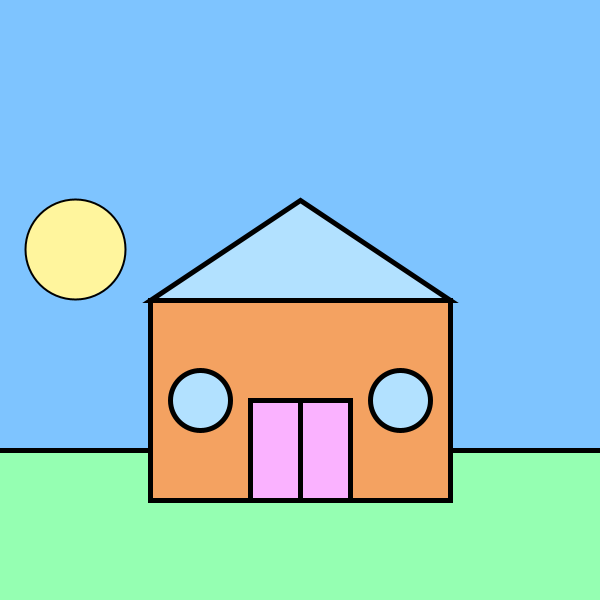
Frame 1 (no input)
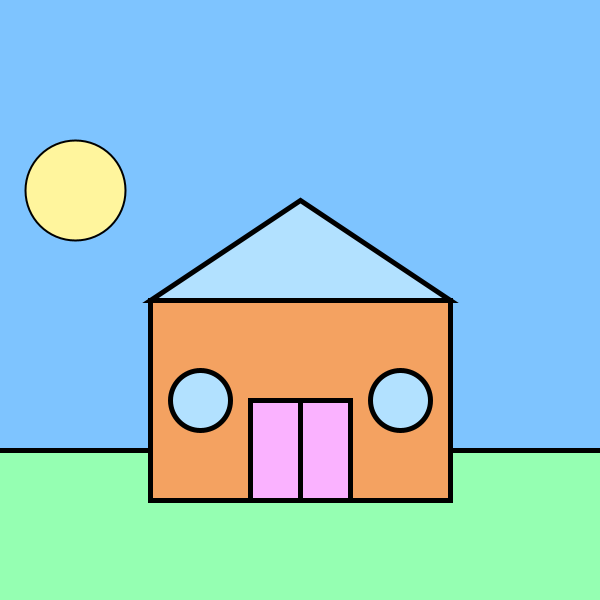
Frame 60 (the mouse pressed at the canvas centre just before this capture)
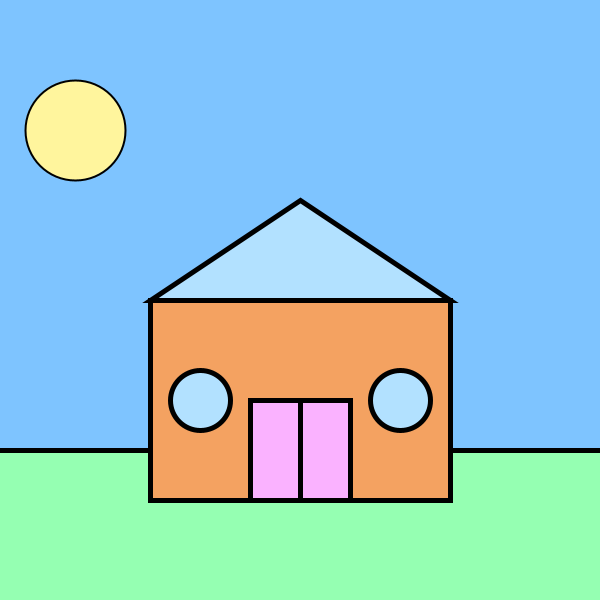
Frame 120 (the mouse held since frame 60 and released just before this capture)

The Processing sketch that drew these frames (run headless with seeded random() and noise(); from frame 60 on, the mouse is pressed at the canvas centre):

// Processing sketch: reviewhouse
// ── reviewhouse.pde
//variables
float sunY;
boolean day;


//pallette
color orange = #f4a261;

void setup() {
  size(600, 600);
  background(126, 196, 255);
  
  //sun
  sunY = 250;
  day = true;
  
  
}

void draw() {
  strokeWeight(2);
  
  //sun
  sunY = sunY - 1;
  
  if(sunY < -50) {
    sunY = 600;
    day = !day;
  }
  
  
  if(day == true) {
    background(126, 196, 255);
    fill(255, 245, 157);
    circle(75, sunY, 100);
  } else {
    background(0);
    fill(255);
    circle(75, sunY, 100);
    fill(0);
    ellipse(50, sunY, 50, 100);
  }
  
  //ground
  strokeWeight(5);
  fill(149, 255, 178);
  rect(-50, 450, 700, 200);
  
  //walls
  fill(orange);
  rect(150, 300, 300, 200);
  
  //windows
  fill(178, 225, 255);
  circle(200, 400, 60);
  circle(400, 400, 60);
  
  //roof
  triangle(150, 300, 450, 300, 300, 200);
  
  //door
  fill(250, 178, 255);
  rect(250, 400, 100, 100);
  line(300, 400, 300, 500);
}
